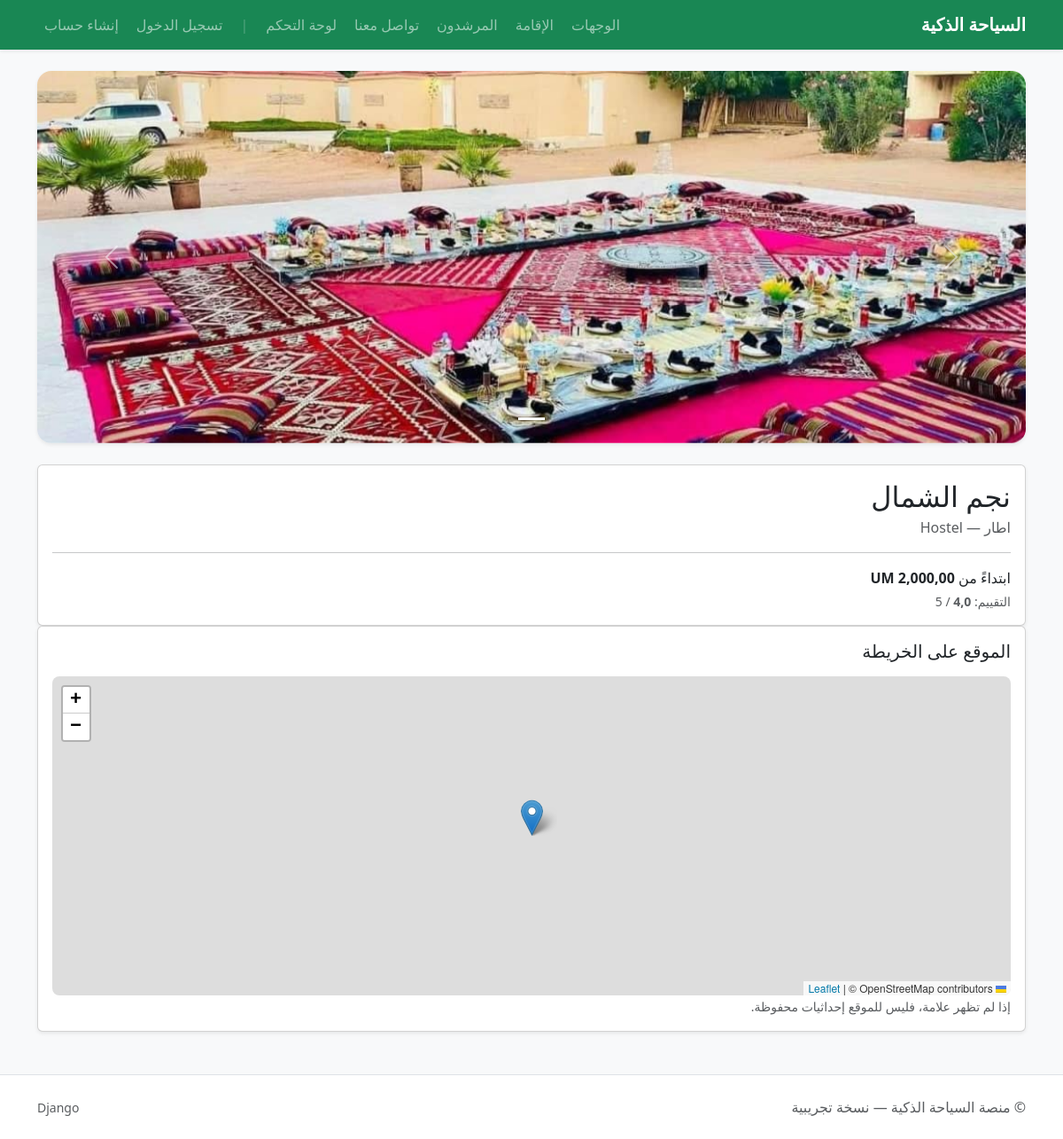
The page /stays/2/ on the database its author committed.
### stays/models.py (models this page shows, shortened)
class StayMedia(models.Model):
    stay = models.ForeignKey(Stay, on_delete=models.CASCADE, related_name="media")
    kind = models.CharField(max_length=20, choices=[("image", "Image"), ("video", "Video")], default="image")
    file = models.FileField(upload_to="stays/", blank=True, null=True)
    url = models.URLField(blank=True)

class Stay(models.Model):
    STAY_TYPES = [
        ("hotel", "Hotel"),
        ("guesthouse", "Guest House"),
        ("hostel", "Hostel"),
    ]
    name = models.CharField(max_length=200)
    stay_type = models.CharField(max_length=20, choices=STAY_TYPES, default="hotel")
    city = models.CharField(max_length=120)
    start_price = models.DecimalField(max_digits=15, decimal_places=2, help_text="السعر باللأوقية (UM)")
    rating = models.DecimalField(max_digits=2, decimal_places=1, default=4.0)
    address = models.CharField(max_length=250, blank=True)
    latitude = models.FloatField(blank=True, null=True, help_text="خط العرض")
    longitude = models.FloatField(blank=True, null=True, help_text="خط الطول")
    description = models.TextField(blank=True)

### stays/views.py (the view, shortened to what this page needs)
# urls.py: path("<int:pk>/", views.stay_detail, name="stay_detail"),
def stay_detail(request, pk):
    item = get_object_or_404(Stay, pk=pk)
    images = item.media.filter(kind="image", file__isnull=False)
    is_favorite = False
    if request.user.is_authenticated:
        is_favorite = StayFavorite.objects.filter(user=request.user, stay=item).exists()
    booking_form = None
    return render(request, "stays/detail.html", {
        "item": item,
        "images": images,
        "is_favorite": is_favorite,
        "booking_form": booking_form,
    })

### stays/templatetags/currency.py (called while the page is built)
@register.filter
def format_um(value):
    if value is None:
        return "0,00 UM"
    try:
        value = Decimal(str(value))
        formatted = f"{value:,.2f}".replace(',', '|').replace('.', ',').replace('|', ',')
        return f"{formatted} UM"
    except:
        return f"{value} UM"

### templates/stays/detail.html (shortened to what this page needs)
{% extends "base.html" %}
{% load currency %}
{% block content %}
{% if images %}
<div id="stayCarousel" class="carousel slide mb-4" data-bs-ride="carousel">
  <div class="carousel-indicators">
    {% for img in images %}
      <button type="button"
              data-bs-target="#stayCarousel"
              data-bs-slide-to="{{ forloop.counter0 }}"
              class="{% if forloop.first %}active{% endif %}"
              aria-current="{% if forloop.first %}true{% endif %}"
              aria-label="Slide {{ forloop.counter }}">
      </button>
    {% endfor %}
  </div>
  <div class="carousel-inner rounded-4 overflow-hidden shadow-sm">
    {% for img in images %}
      <div class="carousel-item {% if forloop.first %}active{% endif %}">
        <img src="{{ img.file.url }}"
             class="d-block w-100"
             style="height:420px; object-fit:cover;"
             alt="{{ item.name }}">
      </div>
    {% endfor %}
  </div>
  <button class="carousel-control-prev" type="button" data-bs-target="#stayCarousel" data-bs-slide="prev">
    <span class="carousel-control-prev-icon" aria-hidden="true"></span>
  </button>
  <button class="carousel-control-next" type="button" data-bs-target="#stayCarousel" data-bs-slide="next">
    <span class="carousel-control-next-icon" aria-hidden="true"></span>
  </button>
</div>
{% endif %}
<div class="card shadow-sm">
  <div class="card-body">
    <h2 class="mb-1">{{ item.name }}</h2>
    <div class="text-muted">{{ item.city }} — {{ item.get_stay_type_display }}</div>
    <hr>
    <div>ابتداءً من <b>{{ item.start_price|format_um }}</b></div>
    <div class="text-muted small mt-1">التقييم: <b>{{ item.rating }}</b> / 5</div>
  </div>
</div>
<div class="card shadow-sm mb-4">
  <div class="card-body">
    <h5 class="mb-3">الموقع على الخريطة</h5>
    <div id="map" style="height:360px; width:100%; border-radius:8px;" data-lat="{{ item.latitude|default:'' }}" data-lng="{{ item.longitude|default:'' }}"></div>
    <small class="text-muted">إذا لم تظهر علامة، فليس للموقع إحداثيات محفوظة.</small>
  </div>
</div>
{% endblock %}
{% block extra_head %}
<link rel="stylesheet" href="https://cdnjs.cloudflare.com/ajax/libs/leaflet/1.9.4/leaflet.min.css" />
{% endblock %}

### rows shown on the page
StayMedia: file (picture)
Stay: name "نجم الشمال", city "اطار", stay_type "Hostel", start_price "2,000,00 UM", rating "4,0"
